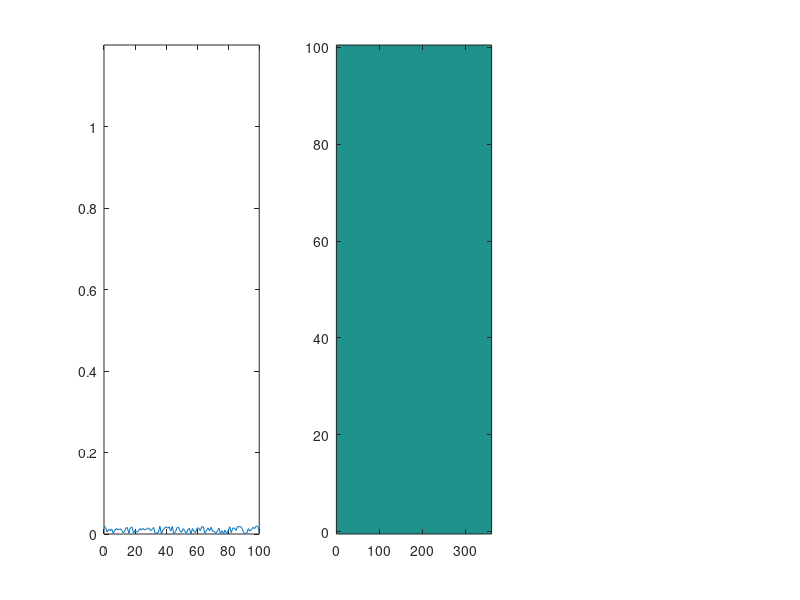

The MATLAB script that drew this image: (Note: this script raises an error after producing the figure.)
r = 0:100;
th = linspace(0,2*pi,500);
R = [25 50 75 60];
Az = [40 120 220 300];
V = [0.15 -0.10 0.08 -0.12];
W = [0.4 -0.25 0.15 -0.3];
B = zeros(101,360);

figure
for ang = 1:360
   R = R + V*0.05;
   Az = mod(Az + W*0.05, 360);
   hit = abs(mod(Az - ang + 180, 360) - 180) <= 4;
   
   % A-scan
   a = 0.02*rand(size(r));
   for k = find(hit)
       a = a + exp(-((r - R(k))/2).^2);
   end
   subplot(1,3,1), plot(r, a), axis([0 100 0 1.2])
   
   % B-scan 
   B = 0.99*B;
   B(round(R(hit))+1, mod(round(Az(hit)),360)+1) = 1;
   ax2 = subplot(1,3,2);
   imagesc(0:359, r, B), axis xy, clim([0 1])
   colormap(ax2, [linspace(0.08, 1, 256)', linspace(0.08, 0.9, 256)', linspace(0.08, 0, 256)'])
   
   % PPI
   x = R.*sind(Az); y = R.*cosd(Az);
   subplot(1,3,3), plot(sin(th)'*(25:25:100), cos(th)'*(25:25:100), 'Color',[.7 .7 .7], 'LineWidth',0.5), hold on
   plot(x, y, 'bo', x(hit), y(hit), 'ro', [0 100*sind(ang)], [0 100*cosd(ang)], 'w'), hold off
   axis equal, axis([-100 100 -100 100])
   drawnow
end
